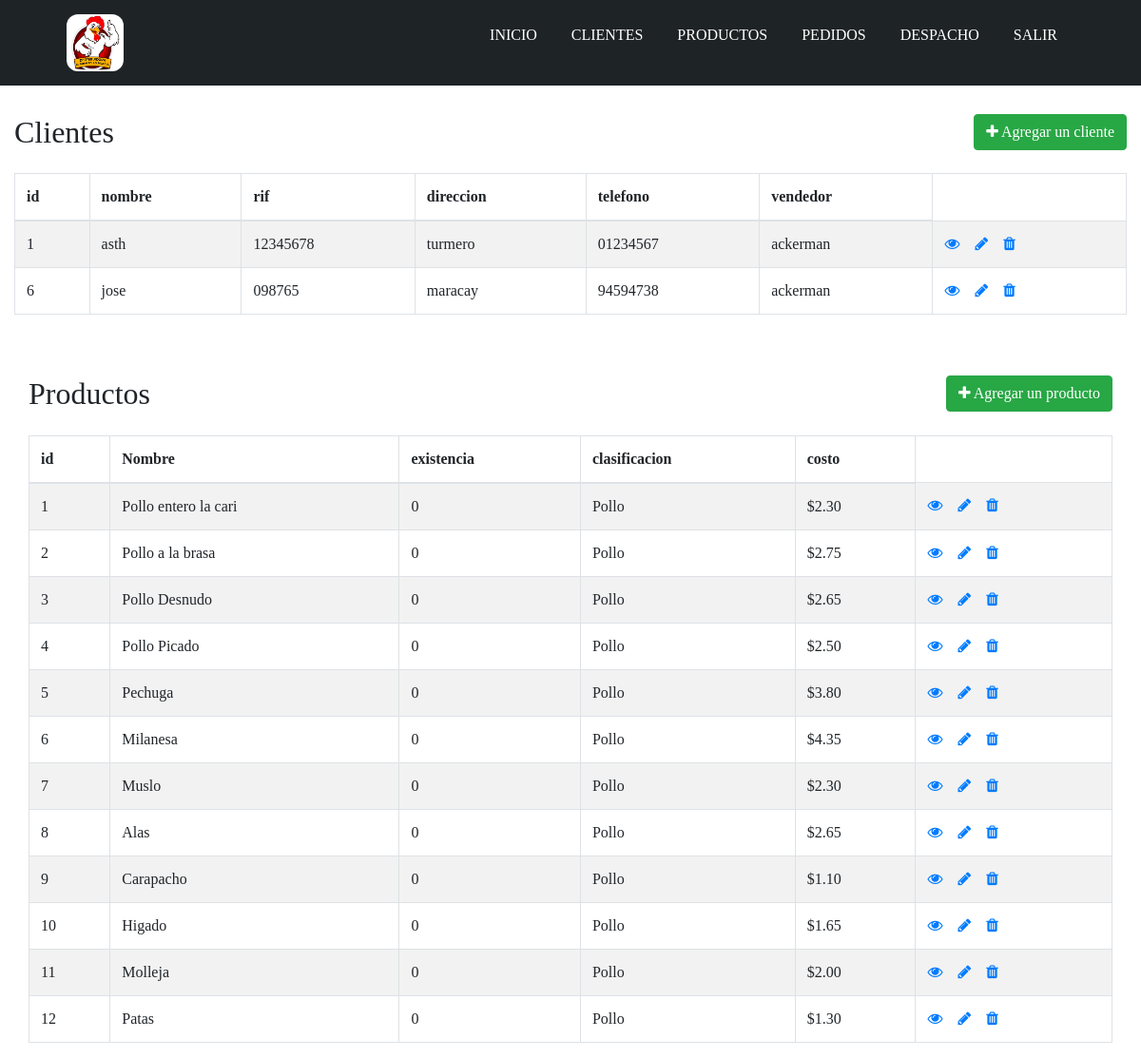
Page /home.php (signed in) on the committed database.
### tables this page shows
CREATE TABLE `clientes` (
  `id` int(11) NOT NULL,
  `nombre` varchar(20) NOT NULL,
  `rif` varchar(20) NOT NULL,
  `direccion` varchar(40) NOT NULL,
  `telefono` varchar(12) NOT NULL,
  `vendedor` varchar(20) NOT NULL
);

CREATE TABLE `producto` (
  `id` int(11) NOT NULL,
  `nombre` varchar(20) NOT NULL,
  `existencia` varchar(20) NOT NULL,
  `clasificacion` varchar(20) NOT NULL,
  `costo` varchar(20) NOT NULL
);

### home.php (the view, shortened to what this page needs)
<!DOCTYPE html>
<html>
<head>
    <link rel="stylesheet" href="https://stackpath.bootstrapcdn.com/bootstrap/4.5.2/css/bootstrap.min.css">
    <link rel="stylesheet" href="https://maxcdn.bootstrapcdn.com/font-awesome/4.7.0/css/font-awesome.min.css">
    <link rel='stylesheet' type='text/css' media='screen' href='styles.css'>
</head>
<body>
    <div class="contenedor-header">
        <header>
            <div class="logo">
             <a href="#"><img src="LOGO EL GRAN POLLO.png" alt="2x2" width="60" heigth="60"></a>
            </div>
            <nav id="nav" class="">
                <ul>
                    <li><a href="#inicio" onclick="seleccionar()">INICIO</a></li>
                    <li><a href="#clientes" onclick="seleccionar()">CLIENTES</a></li>
                    <li><a href="#productos" onclick="seleccionar()">PRODUCTOS</a></li>
                    <li><a href="pedidos.php" onclick="seleccionar()">PEDIDOS</a></li>
                    <li><a href="despacho.php" onclick="seleccionar()">DESPACHO</a></li>
                    <li><a href="controlador_cerrar_session.php" onclick="seleccionar()">SALIR</a></li>
                </ul>
            </nav>
        </header>
    </div>
    <br>
    <br>
    <br>
        <div class="wrapper">
        <div class="container-fluid">
            <div class="row">
                <div class="col-md-12">
                    <div class="mt-5 mb-3 clearfix">
                        <h2 class="pull-left" id="clientes">Clientes</h2>
                        <a href="create_clientes.php" class="btn btn-success pull-right"><i class="fa fa-plus"></i> Agregar un cliente</a>
                    </div>
                    <?php
                    require_once "conexion_bd.php";
                    $sql = "SELECT * FROM clientes";
                    if($result = mysqli_query($conexion, $sql)){
                        if(mysqli_num_rows($result) > 0){
                            echo '<table class="table table-bordered table-striped">';
                                echo "<thead>";
                                    echo "<tr>";
                                        echo "<th>id</th>";
                                        echo "<th>nombre</th>";
                                        echo "<th>rif</th>";
                                        echo "<th>direccion</th>";
                                        echo "<th>telefono</th>";
                                        echo "<th>vendedor</th>";
                                    echo "</tr>";
                                echo "</thead>";
                                echo "<tbody>";
                                while($row = mysqli_fetch_array($result)){
                                    echo "<tr>";
                                        echo "<td>" . $row['id'] . "</td>";
                                        echo "<td>" . $row['nombre'] . "</td>";
                                        echo "<td>" . $row['rif'] . "</td>";
                                        echo "<td>" . $row['direccion'] . "</td>";
                                        echo "<td>" . $row['telefono'] . "</td>";
                                        echo "<td>" . $row['vendedor'] . "</td>";
                                        echo "<td>";
                                            echo '<a href="read_clientes.php?id='. $row['id'] .'" class="mr-3" title="Ver registro" data-toggle="tooltip"><span class="fa fa-eye"></span></a>';
                                            echo '<a href="update_clientes.php?id='. $row['id'] .'" class="mr-3" title="Modificar registro" data-toggle="tooltip"><span class="fa fa-pencil"></span></a>';
                                            echo '<a href="delete_clientes.php?id='. $row['id'] .'" title="Borrar registro" data-toggle="tooltip"><span class="fa fa-trash"></span></a>';
                                        echo "</td>";
                                    echo "</tr>";
                                }
                                echo "</tbody>";
                            echo "</table>";
                        } else{
                            echo '<div class="alert alert-danger"><em>Ningun registro encontrado.</em></div>';
                        }
                    } else{
                        echo "Oops! ERROR.. Intente mas tarde";
                    }
                    ?>
                </div>
            </div>
            <div class="producto">
                <div class="col-md-12">
                    <div class="mt-5 mb-3 clearfix">
                        <h2 class="pull-left" id="productos">Productos</h2>
                        <a href="create_producto.php" class="btn btn-success pull-right"><i class="fa fa-plus"></i> Agregar un producto</a>
                    </div>
			            <?php
                    require_once "config.php";
                    $sql = "SELECT * FROM producto";
                    if($result = mysqli_query($conexion, $sql)){
                        if(mysqli_num_rows($result) > 0){
                            echo '<table class="table table-bordered table-striped">';
                                echo "<thead>";
                                    echo "<tr>";
                                        echo "<th>id</th>";
                                        echo "<th>Nombre</th>";
                                        echo "<th>existencia</th>";
                                        echo "<th>clasificacion</th>";
                                        echo "<th>costo</th>";
                                    echo "</tr>";
                                echo "</thead>";
                                echo "<tbody>";
                                while($producto = mysqli_fetch_array($result)){
                                    echo "<tr>";
                                        echo "<td>" . $producto['id'] . "</td>";
                                        echo "<td>" . $producto['nombre'] . "</td>";
                                        echo "<td>" . $producto['existencia'] . "</td>";
                                        echo "<td>" . $producto['clasificacion'] . "</td>";
                                        echo "<td>" . $producto['costo'] . "</td>";
                                        echo "<td>";
                                            echo '<a href="read_producto.php?id='. $producto['id'] .'" class="mr-3" title="Ver registro" data-toggle="tooltip"><span class="fa fa-eye"></span></a>';
                                            echo '<a href="update_producto.php?id='. $producto['id'] .'" class="mr-3" title="Modificar registro" data-toggle="tooltip"><span class="fa fa-pencil"></span></a>';
                                            echo '<a href="delete_producto.php?id='. $producto['id'] .'" title="Borrar registro" data-toggle="tooltip"><span class="fa fa-trash"></span></a>';
                                        echo "</td>";
                                    echo "</tr>";
                                }
                                echo "</tbody>";
                            echo "</table>";
                        } else{
                            echo '<div class="alert alert-danger"><em>Ningun registro encontrado.</em></div>';
                        }
                    } else{
                        echo "Oops! ERROR.. Intente mas tarde";
                    }
                    ?>

### styles.css (style rules this page uses)
* { box-sizing: border-box; font-family: 'Work Sans'; margin: 0; padding: 0; }
html { scroll-behavior: smooth; }
.contenedor-header { background: #1e2326; position: fixed; width: 100%; top: 0; left: 0; z-index: 99; }
.contenedor-header header { max-width: 1100px; margin: auto; display: flex; justify-content: space-between; align-items: center; padding: 15px 20px; }
.contenedor-header header .logo a img { border-radius: 20%; }
.contenedor-header header ul { display: flex; list-style: none; }
.contenedor-header header nav ul li a { text-align: none; color: #fff; margin: 0 15px; padding: 3px; transition: .5s; text-decoration: none; }
img { border-radius: 20%; width: 60px; height: 60px; }

### rows in the picture
clientes: id "1", nombre "asth", rif "12345678", direccion "turmero", telefono "01234567", vendedor "ackerman"
clientes: id "6", nombre "jose", rif "098765", direccion "maracay", telefono "94594738", vendedor "ackerman"
producto: id "1", nombre "Pollo entero la cari", existencia "0", clasificacion "Pollo", costo "$2.30"
producto: id "2", nombre "Pollo a la brasa", existencia "0", clasificacion "Pollo", costo "$2.75"
producto: id "3", nombre "Pollo Desnudo", existencia "0", clasificacion "Pollo", costo "$2.65"
producto: id "4", nombre "Pollo Picado", existencia "0", clasificacion "Pollo", costo "$2.50"
producto: id "5", nombre "Pechuga", existencia "0", clasificacion "Pollo", costo "$3.80"
producto: id "6", nombre "Milanesa", existencia "0", clasificacion "Pollo", costo "$4.35"
producto: id "7", nombre "Muslo", existencia "0", clasificacion "Pollo", costo "$2.30"
producto: id "8", nombre "Alas", existencia "0", clasificacion "Pollo", costo "$2.65"
producto: id "9", nombre "Carapacho", existencia "0", clasificacion "Pollo", costo "$1.10"
producto: id "10", nombre "Higado", existencia "0", clasificacion "Pollo", costo "$1.65"
producto: id "11", nombre "Molleja", existencia "0", clasificacion "Pollo", costo "$2.00"
producto: id "12", nombre "Patas", existencia "0", clasificacion "Pollo", costo "$1.30"
